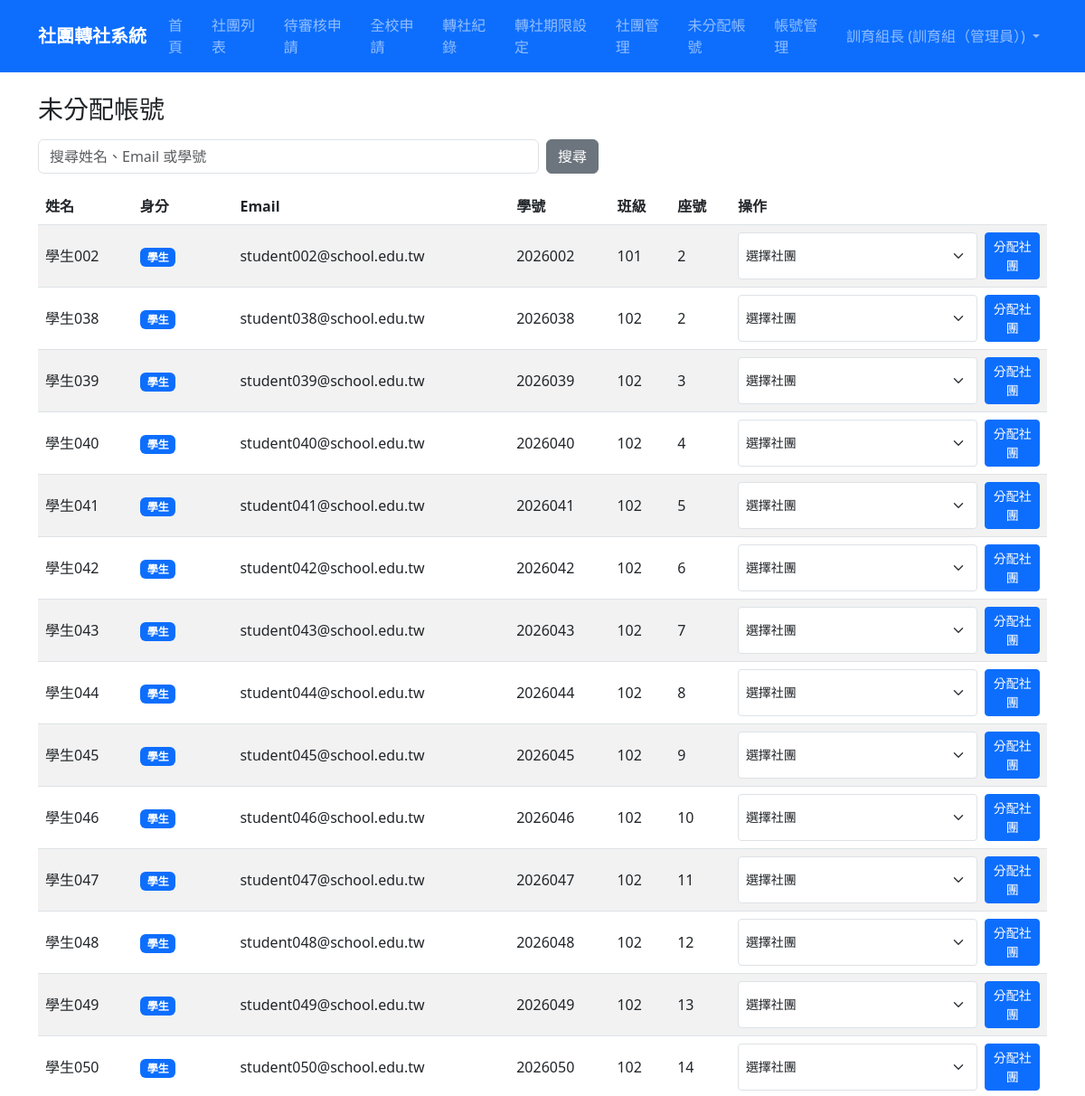
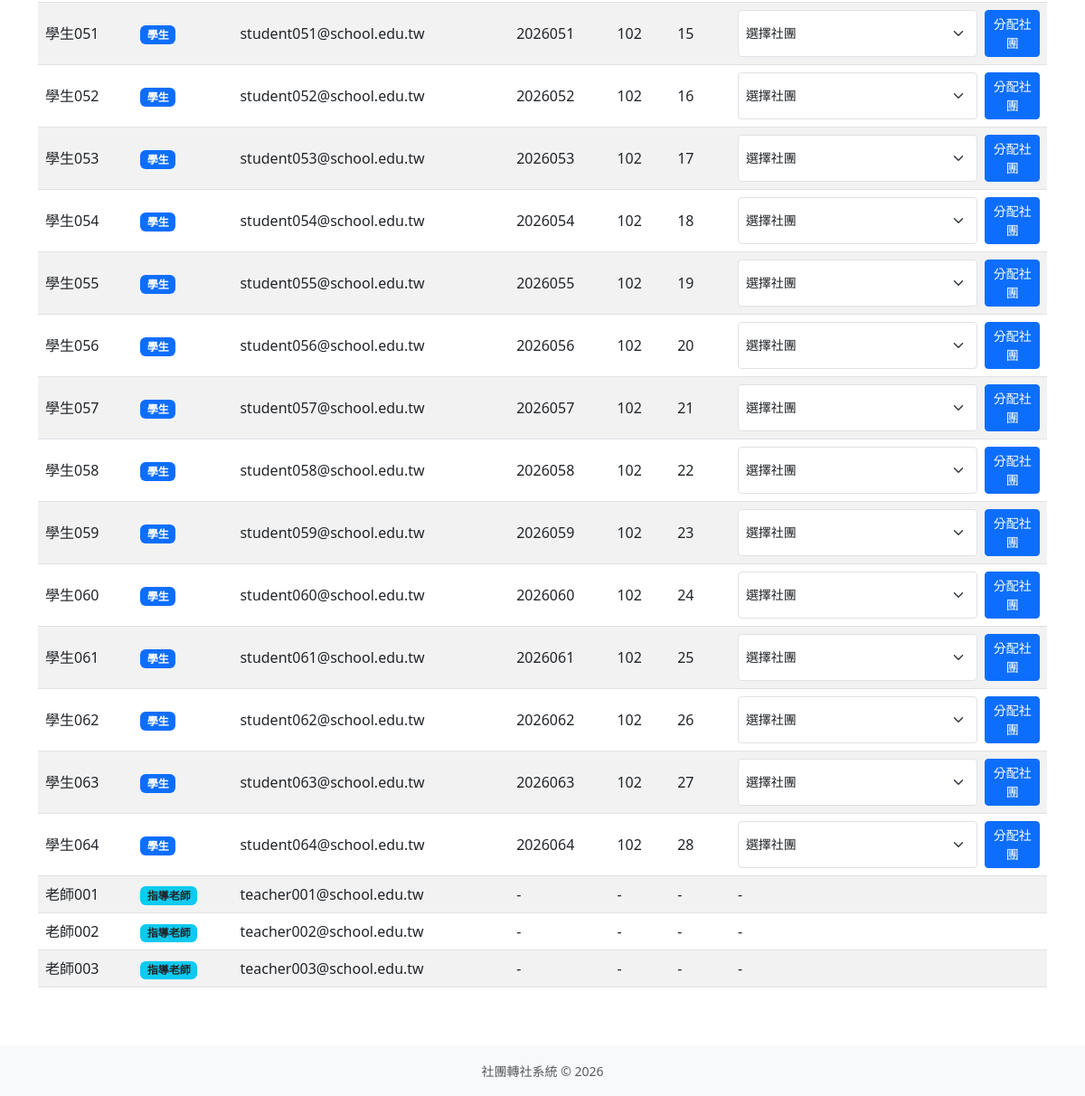
Screenshot of /admin-panel/unassigned/accounts/ (signed in) with the database file from the repository (2 pictures, top to bottom).
### accounts/models.py (models this page shows, shortened)
class User(django.contrib.auth.models.AbstractUser):
    ROLE_CHOICES = [
        ('student', '學生'),
        ('president', '社長'),
        ('teacher', '指導老師'),
        ('admin', '訓育組（管理員）'),
    ]
    role = models.CharField(
        max_length=20,
        choices=ROLE_CHOICES,
        default='student',
        verbose_name='身分組'
    )
    student_id = models.CharField(
        max_length=20,
        blank=True,
        verbose_name='學號'
    )
    class_name = models.CharField(
        max_length=20,
        blank=True,
        verbose_name='班級'
    )
    seat_number = models.PositiveSmallIntegerField(
        null=True,
        blank=True,
        verbose_name='座號'
    )
    club = models.ForeignKey(
        'clubs.Club',
        on_delete=models.SET_NULL,
        null=True,
        blank=True,
        verbose_name='所屬社團',
        related_name='members'
    )
    class Meta:
        verbose_name = '使用者'
        verbose_name_plural = '使用者'
    def __str__(self):
        return f"{self.get_full_name() or self.username} ({self.get_role_display()})"

### accounts/views.py (the view, shortened to what this page needs)
# urls.py: path('admin-panel/unassigned/accounts/', views.UnassignedAccountListView.as_view(), name='unassigned_account_list'),
class UnassignedAccountListView(LoginRequiredMixin, AdminRequiredMixin, ListView):
    template_name = 'accounts/unassigned_account_list.html'
    context_object_name = 'accounts'
    paginate_by = 50
    def get_queryset(self):
        query = self.request.GET.get('q', '').strip()
        student_accounts = User.objects.filter(
            role='student',
            is_active=True,
            club__isnull=True,
        )
        teacher_accounts = User.objects.filter(role='teacher', is_active=True)
        assigned_teacher_values = {
            normalize_teacher_text(value)
            for value in Club.objects.exclude(teacher='').values_list('teacher', flat=True)
            if normalize_teacher_text(value)
        }
        accounts = list(student_accounts) + [
            teacher for teacher in teacher_accounts
            if get_teacher_match_values(teacher).isdisjoint(assigned_teacher_values)
        ]
        return sorted(accounts, key=lambda account: (account.role, account.username))
    def get_context_data(self, **kwargs):
        context = super().get_context_data(**kwargs)
        context['q'] = self.request.GET.get('q', '').strip()
        context['active_clubs'] = Club.objects.filter(is_active=True).order_by('code', 'name')
        return context

### accounts/forms.py (called while the page is built)
def normalize_teacher_text(value):
    return ' '.join((value or '').split())

def get_teacher_match_values(teacher):
    full_name = normalize_teacher_text(teacher.get_full_name())
    first_name = normalize_teacher_text(teacher.first_name)
    username = normalize_teacher_text(teacher.username)
    display_name = full_name or first_name or username
    values = {
        username,
        first_name,
        full_name,
        normalize_teacher_text(str(teacher)),
    }
    if display_name and username:
        values.add(f'{display_name} ({username})')
    return {value for value in values if value}

### accounts/templatetags/account_extras.py (called while the page is built)
@register.filter
def display_role(user):
    if getattr(user, 'role', None) == 'president' and not user_is_club_president(user, user.club):
        return '學生'
    return user.get_role_display()

### accounts/views.py (called while the page is built)
    def test_func(self):
        user = self.request.user
        return user.is_authenticated and (
            user.is_superuser or getattr(user, 'role', None) == 'admin'
        )

### transfers/context_processors.py (called while the page is built)
def transfer_window(request):
    context = get_transfer_window_state()
    user = getattr(request, 'user', None)
    context['admin_pending_review_count'] = 0
    if user and user.is_authenticated and (
        user.is_superuser or getattr(user, 'role', None) == 'admin'
    ):
        context['admin_pending_review_count'] = TransferRequest.objects.filter(
            status__in=[
                'orig_president_pending',
                'orig_teacher_pending',
                'new_president_pending',
                'new_teacher_pending',
                'admin_pending',
            ],
        ).count()
    return context

### transfers/models.py (called while the page is built)
    @classmethod
    def get_current(cls):
        return cls.objects.order_by('-updated_at', '-pk').first()

    def is_open(self, today=None):
        if self.is_paused:
            return False
        today = today or timezone.localdate()
        return self.start_date <= today <= self.end_date

    def get_status(self, today=None):
        if self.is_paused:
            return 'paused'
        today = today or timezone.localdate()
        if today < self.start_date:
            return 'not_started'
        if today > self.end_date:
            return 'ended'
        return 'open'

### templates/accounts/unassigned_account_list.html (shortened to what this page needs)
{% extends "base.html" %}
{% load account_extras %}
{% block content %}
<h1 class="h3 mb-3">未分配帳號</h1>
<form method="get" class="row g-2 mb-3">
    <div class="col-sm-8 col-md-6">
        <input type="search" name="q" value="{{ q }}" class="form-control" placeholder="搜尋姓名、Email 或學號">
    </div>
    <div class="col-auto">
        <button type="submit" class="btn btn-secondary">搜尋</button>
    </div>
</form>
<div class="table-responsive">
    <table class="table table-striped table-hover align-middle">
        <thead>
            <tr>
                <th>姓名</th>
                <th>身分</th>
                <th>Email</th>
                <th>學號</th>
                <th>班級</th>
                <th>座號</th>
                <th>操作</th>
            </tr>
        </thead>
        <tbody>
            {% for account in accounts %}
                <tr>
                    <td>{{ account.first_name|default:"-" }}</td>
                    <td>
                        {% if account.role == 'student' or account.role == 'president' %}
                            <span class="badge bg-primary">學生</span>
                        {% elif account.role == 'teacher' %}
                            <span class="badge bg-info text-dark">指導老師</span>
                        {% else %}
                            {{ account|display_role }}
                        {% endif %}
                    </td>
                    <td>{{ account.email|default:"-" }}</td>
                    <td>{{ account.student_id|default:"-" }}</td>
                    <td>{{ account.class_name|default:"-" }}</td>
                    <td>{{ account.seat_number|default:"-" }}</td>
                    <td>
                        {% if account.role == 'student' %}
                            <form method="post" action="{% url 'unassigned_student_assign_club' account.pk %}" class="d-flex gap-2">
                                <select name="club_id" class="form-select form-select-sm" required>
                                    <option value="">選擇社團</option>
                                </select>
                                <button type="submit" class="btn btn-sm btn-primary" {% if not active_clubs %}disabled{% endif %}>分配社團</button>
                            </form>
                        {% else %}
                            -
                        {% endif %}
                    </td>
                </tr>
            {% empty %}
                <tr>
                    <td colspan="7" class="text-center text-muted">沒有未分配帳號。</td>
                </tr>
            {% endfor %}
        </tbody>
    </table>
</div>
{% endblock %}

### templates/base.html (shortened to what this page needs)
<!DOCTYPE html>
{% load account_extras %}
<html lang="zh-TW">
<head>
    <link href="https://cdn.jsdelivr.net/npm/bootstrap@5.3.0/dist/css/bootstrap.min.css" rel="stylesheet">
</head>
<body>
    <nav class="navbar navbar-expand-lg navbar-dark bg-primary">
        <div class="container">
            <a class="navbar-brand" href="{% url 'home' %}">社團轉社系統</a>
            <div class="collapse navbar-collapse" id="navbarNav">
                <ul class="navbar-nav me-auto">
                    <li class="nav-item">
                        <a class="nav-link" href="{% url 'home' %}">首頁</a>
                    </li>
                    <li class="nav-item">
                        <a class="nav-link" href="{% url 'club_list' %}">社團列表</a>
                    </li>
                    {% if user.is_authenticated %}
                        {% if user.is_superuser or user.role == 'president' or user.role == 'teacher' or user.role == 'admin' %}
                            <li class="nav-item">
                                <a class="nav-link position-relative" href="{% url 'pending_approvals' %}">
                                    待審核申請
                                </a>
                            </li>
                        {% endif %}
                        {% if user.is_superuser or user.role == 'admin' %}
                            <li class="nav-item">
                                <a class="nav-link" href="{% url 'all_requests' %}">全校申請</a>
                            </li>
                        {% endif %}
                        {% if user.is_superuser or user.role == 'admin' %}
                            <li class="nav-item">
                                <a class="nav-link" href="{% url 'transfer_record_archive_list' %}">轉社紀錄</a>
                            </li>
                            <li class="nav-item">
                                <a class="nav-link" href="{% url 'transfer_window_settings' %}">轉社期限設定</a>
                            </li>
                            <li class="nav-item">
                                <a class="nav-link" href="{% url 'club_admin_list' %}">社團管理</a>
                            </li>
                            <li class="nav-item">
                                <a class="nav-link" href="{% url 'unassigned_account_list' %}">未分配帳號</a>
                            </li>
                            <li class="nav-item">
                                <a class="nav-link" href="{% url 'account_admin_list' %}">帳號管理</a>
                            </li>
                        {% endif %}
                    {% endif %}
                </ul>
                <ul class="navbar-nav">
                    {% if user.is_authenticated %}
                        <li class="nav-item dropdown">
                            <a class="nav-link dropdown-toggle" href="#" role="button" data-bs-toggle="dropdown">
                                {{ user.get_full_name|default:user.username }} ({{ user|display_role }})
                            </a>
                        </li>
                    {% else %}
                        <li class="nav-item">
                            <a class="nav-link" href="{% url 'login' %}">登入</a>
                        </li>
                    {% endif %}
                </ul>
            </div>
        </div>
    </nav>
    <main class="container my-4">
        {% block content %}{% endblock %}
    </main>
    <footer class="bg-light py-3 mt-5">
        <div class="container text-center text-muted">
            <small>社團轉社系統 &copy; 2026</small>
        </div>
    </footer>
</body>
</html>

### templates/base.html (style rules this page uses)
.navbar-brand { font-weight: bold; }

### rows the page displays
User: get_full_name "訓育組長", role "訓育組（管理員）"
User: first_name "學生002", role "學生", email "student002@school.edu.tw", student_id "2026002", class_name "101", seat_number "2"
User: first_name "學生038", role "學生", email "student038@school.edu.tw", student_id "2026038", class_name "102", seat_number "2"
User: first_name "學生039", role "學生", email "student039@school.edu.tw", student_id "2026039", class_name "102", seat_number "3"
User: first_name "學生040", role "學生", email "student040@school.edu.tw", student_id "2026040", class_name "102", seat_number "4"
User: first_name "學生041", role "學生", email "student041@school.edu.tw", student_id "2026041", class_name "102", seat_number "5"
User: first_name "學生042", role "學生", email "student042@school.edu.tw", student_id "2026042", class_name "102", seat_number "6"
User: first_name "學生043", role "學生", email "student043@school.edu.tw", student_id "2026043", class_name "102", seat_number "7"
User: first_name "學生044", role "學生", email "student044@school.edu.tw", student_id "2026044", class_name "102", seat_number "8"
User: first_name "學生045", role "學生", email "student045@school.edu.tw", student_id "2026045", class_name "102", seat_number "9"
User: first_name "學生046", role "學生", email "student046@school.edu.tw", student_id "2026046", class_name "102", seat_number "10"
User: first_name "學生047", role "學生", email "student047@school.edu.tw", student_id "2026047", class_name "102", seat_number "11"
User: first_name "學生048", role "學生", email "student048@school.edu.tw", student_id "2026048", class_name "102", seat_number "12"
User: first_name "學生049", role "學生", email "student049@school.edu.tw", student_id "2026049", class_name "102", seat_number "13"
User: first_name "學生050", role "學生", email "student050@school.edu.tw", student_id "2026050", class_name "102", seat_number "14"
User: first_name "學生051", role "學生", email "student051@school.edu.tw", student_id "2026051", class_name "102", seat_number "15"
User: first_name "學生052", role "學生", email "student052@school.edu.tw", student_id "2026052", class_name "102", seat_number "16"
User: first_name "學生053", role "學生", email "student053@school.edu.tw", student_id "2026053", class_name "102", seat_number "17"
User: first_name "學生054", role "學生", email "student054@school.edu.tw", student_id "2026054", class_name "102", seat_number "18"
User: first_name "學生055", role "學生", email "student055@school.edu.tw", student_id "2026055", class_name "102", seat_number "19"
User: first_name "學生056", role "學生", email "student056@school.edu.tw", student_id "2026056", class_name "102", seat_number "20"
User: first_name "學生057", role "學生", email "student057@school.edu.tw", student_id "2026057", class_name "102", seat_number "21"
User: first_name "學生058", role "學生", email "student058@school.edu.tw", student_id "2026058", class_name "102", seat_number "22"
User: first_name "學生059", role "學生", email "student059@school.edu.tw", student_id "2026059", class_name "102", seat_number "23"
User: first_name "學生060", role "學生", email "student060@school.edu.tw", student_id "2026060", class_name "102", seat_number "24"
User: first_name "學生061", role "學生", email "student061@school.edu.tw", student_id "2026061", class_name "102", seat_number "25"
User: first_name "學生062", role "學生", email "student062@school.edu.tw", student_id "2026062", class_name "102", seat_number "26"
User: first_name "學生063", role "學生", email "student063@school.edu.tw", student_id "2026063", class_name "102", seat_number "27"
User: first_name "學生064", role "學生", email "student064@school.edu.tw", student_id "2026064", class_name "102", seat_number "28"
User: first_name "老師001", role "指導老師", email "teacher001@school.edu.tw", student_id "-", class_name "-", seat_number "-"
User: first_name "老師002", role "指導老師", email "teacher002@school.edu.tw", student_id "-", class_name "-", seat_number "-"
User: first_name "老師003", role "指導老師", email "teacher003@school.edu.tw", student_id "-", class_name "-", seat_number "-"
